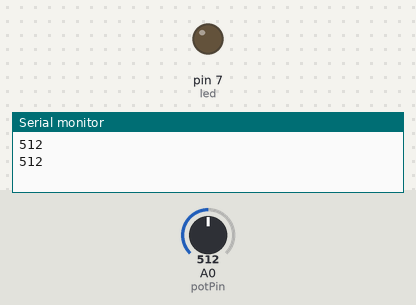
A program run on a simulated Arduino Mega 2560, built with avr-gcc and run on an emulated ATmega2560. Parts: output pins drawn as LEDs (lit = HIGH), the last lines printed to the serial monitor. The inputs (shaded band) are chosen by the test bench; at power-on: A0 (potPin) = 512.

Above: at 1.8 s.
1.9 s: A0 (potPin) set to 991
4.2 s: A0 (potPin) set to 1014
At 7.2 s:
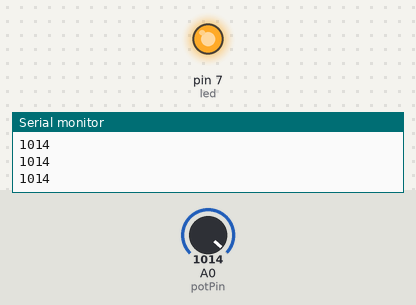
7.5 s: A0 (potPin) set to 990
At 9.7 s:
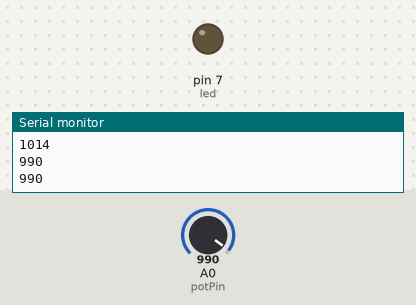
10.5 s: A0 (potPin) set to 1010
At 13.2 s:
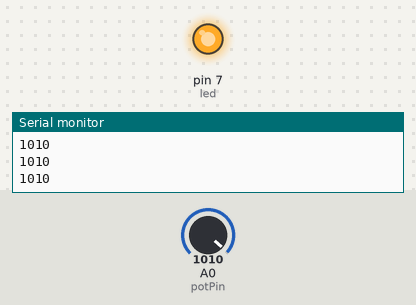
Timing chart, 0 to 14.5 s (numbered marks = the images above; inputs shaded):
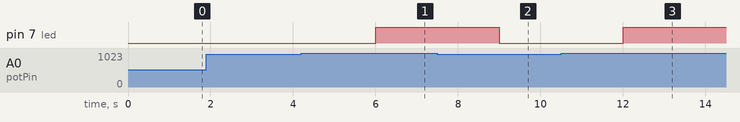

Measured:
- the behaviour switches between 1000 and 1001 on A0 (potPin) (found by bisection; images 0 and 1)
- after the input at 4.2 s, pin 7 (led): LOW → HIGH after 1.8 s
- after the input at 7.5 s, pin 7 (led): HIGH → LOW after 1.5 s
- after the input at 10.5 s, pin 7 (led): LOW → HIGH after 1.5 s

The program:

main.cpp
```cpp
#include <Arduino.h>

//PM_L17: While loops

int x; //counter

int led = 7;
int potPin = A0;
int readVal;
int vOut;
int Lout;
int PulseWM;

void setup() {
Serial.begin(9600);

pinMode(led, OUTPUT);
pinMode(potPin, INPUT);
}

void loop() {

  readVal = analogRead(potPin); //serial 0 -1= 1023

  vOut = (5./1023.)*readVal; //voltage = 5/1023 * readVal (0-1023) 1023 * 5/1023 = 5 volts

  //Lout = (255./1023.)*readVal;

 // analogWrite(led, Lout);

  //Serial.println(vOut); //voltage

  Serial.println(readVal); //serial value
      delay(1000);


  while(readVal >1000){
    digitalWrite(led, HIGH);
    readVal = analogRead(potPin); //serial 0 -1= 1023
    Serial.println(readVal);
    delay(1000);
  }

  digitalWrite(led, LOW);


}

 
```
